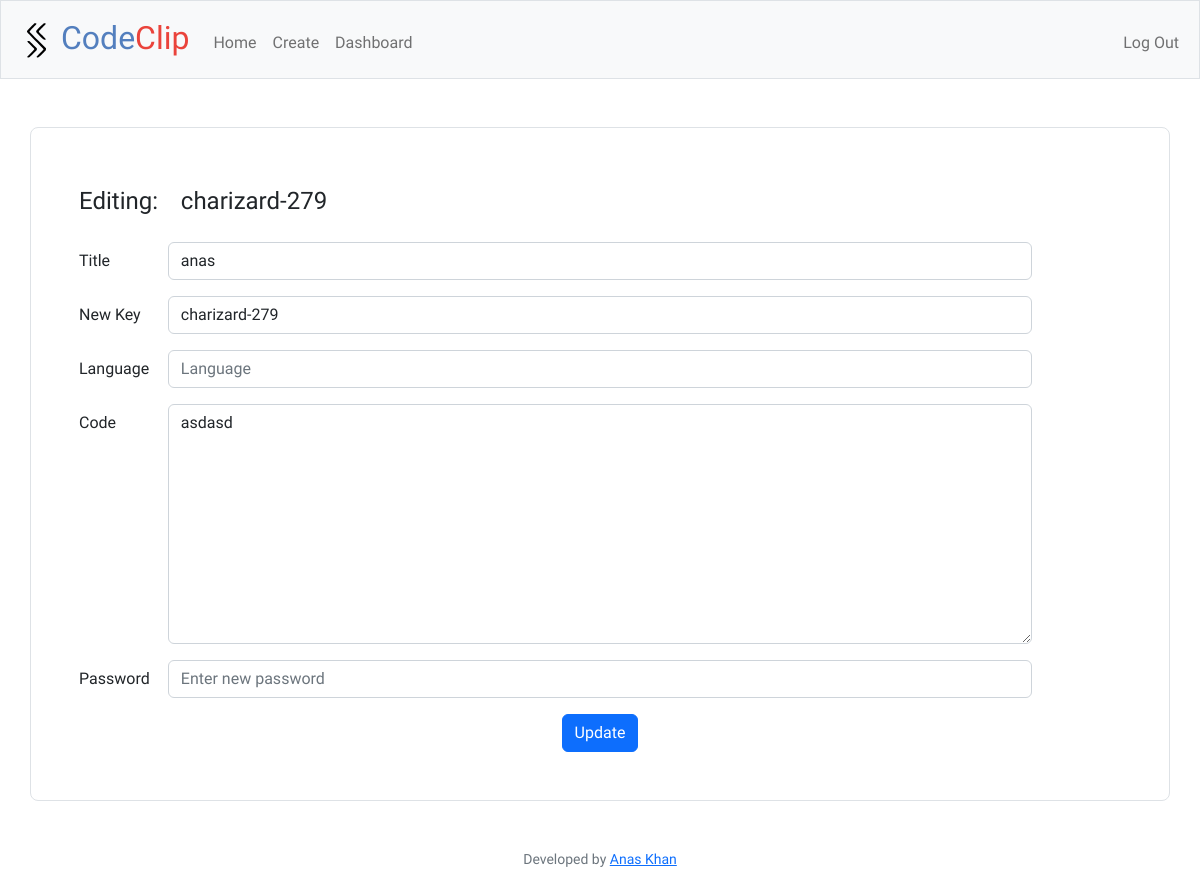
Page /update?key=charizard-279 (signed in) on the committed database.
### tables this page shows
CREATE TABLE history (id INTEGER PRIMARY KEY AUTOINCREMENT, user_id INTEGER NOT NULL, title TEXT NOT NULL, "key" TEXT UNIQUE, lang TEXT, code TEXT NOT NULL, pw TEXT, time TIMESTAMP DEFAULT CURRENT_TIMESTAMP, pw_req NUMERIC (1) DEFAULT (0) NOT NULL, FOREIGN KEY (user_id) REFERENCES users (id));

### app.py (the view)
@app.route("/update", methods=["GET", "POST"])
@login_required
def update():
    user_id = session["user_id"]
    if request.method == "POST":
        title = request.form.get("title")
        key = request.form.get("key")
        keynew = request.form.get("keynew")
        lang = request.form.get("lang")
        pw = request.form.get("pw")
        if pw == "":
            pw_req = 0
        else:
            pw_req = 1
        pw = generate_password_hash(request.form.get("pw"))
        code = request.form.get("code")
        if title == "":
            flash("Please enter a title", "yellow")
            return redirect('/dashboard')
        if code == "":
            flash("Please enter the code", "yellow")
            return redirect('/dashboard')
        try:
            db.execute("UPDATE history SET title = ?, key = ?, lang = ? , code = ? , pw = ? , pw_req = ?, WHERE key = ? AND user_id = ? ",
                       title, keynew, lang, code, pw, pw_req, key, user_id)
        except:
            flash("Choose a different key.", "red")
            return redirect('/dashboard')
        flash("Update Successfully!", "green")
        return redirect('/dashboard')
    else:
        key = request.args.get("key")
        try:
            user_id2 = db.execute("SELECT user_id FROM history WHERE key = ?", key)[
                0]["user_id"]
            if user_id == user_id2:
                query = db.execute(
                    "SELECT title,key,lang,code FROM history WHERE key = ? AND user_id = ?", key, user_id)
            else:
                flash("Illegal User", "yellow")
                return redirect('/dashboard')
        except:
            flash("Invalid Key", "yellow")
            return redirect('/dashboard')
        return render_template("update.html", query=query)

### app.py (called while the page is built)
@app.after_request
def after_request(response):
    response.headers["Cache-Control"] = "no-cache, no-store, must-revalidate"
    response.headers["Expires"] = 0
    response.headers["Pragma"] = "no-cache"
    return response

### helpers.py (called while the page is built)
def login_required(f):
    @wraps(f)
    def decorated_function(*args, **kwargs):
        if session.get("user_id") is None:
            return redirect("/login")
        return f(*args, **kwargs)
    return decorated_function

### templates/update.html
{% extends "layout.html" %} {% block title %} Update {% endblock %} {% block
main %}
<form action="/update" method="post" class="container rounded-3 border p-5">
  <div class="row mb-3 w-auto">
    {% for i in query %}
    <label for="key" class="col-sm-1 col-form-label fs-4" align="left"
      >Editing:</label
    >
    <div class="col-sm-10">
      <input
        autocomplete="off"
        class="form-control border-white fs-4"
        id="key"
        name="key"
        placeholder="Key"
        type="text"
        value="{{i.key}}"
        readonly
      />
    </div>
  </div>
  <div class="row mb-3">
    <label for="title" class="col-sm-1 col-form-label" align="left"
      >Title</label
    >
    <div class="col-sm-10">
      <input
        autocomplete="off"
        autofocus
        class="form-control"
        id="title"
        name="title"
        placeholder="CodeClip Title*"
        type="text"
        value="{{i.title}}"
      />
    </div>
  </div>
  <div class="row mb-3">
    <label for="newkey" class="col-sm-1 col-form-label" align="left"
      >New Key</label
    >
    <div class="col-sm-10">
      <input
        autocomplete="off"
        class="form-control"
        id="keynew"
        name="keynew"
        placeholder="Key"
        type="text"
        value="{{i.key}}"
      />
    </div>
  </div>
  <div class="row mb-3">
    <label for="lang" class="col-sm-1 col-form-label" align="left"
      >Language</label
    >
    <div class="col-sm-10">
      <input
        autocomplete="off"
        class="form-control"
        id="lang"
        name="lang"
        placeholder="Language"
        type="text"
        value="{{i.lang}}"
      />
    </div>
  </div>
  <div class="row mb-3">
    <label for="code" class="col-sm-1 col-form-label" align="left">Code</label>
    <div class="col-sm-10">
      <textarea
        class="form-control"
        placeholder="Paste Code*"
        id="code"
        name="code"
        style="height: 15rem"
      >
{{i.code}}</textarea
      >
    </div>
  </div>
  <div class="row mb-3">
    <label for="pw" class="col-sm-1 col-form-label" align="left"
      >Password</label
    >
    <div class="col-sm-10">
      <input
        autocomplete="off"
        class="form-control"
        id="pw"
        name="pw"
        placeholder="Enter new password"
        type="text"
      />
    </div>
    {% endfor %}
  </div>
  <button class="btn btn-primary" type="submit">Update</button>
</form>
{% endblock %}

### static/styles.css (style rules this page uses)
* { font-family: 'Overpass', sans-serif; }

### rows in the picture
history: key "charizard-279", title "anas", keynew "charizard-279", code "asdasd"
